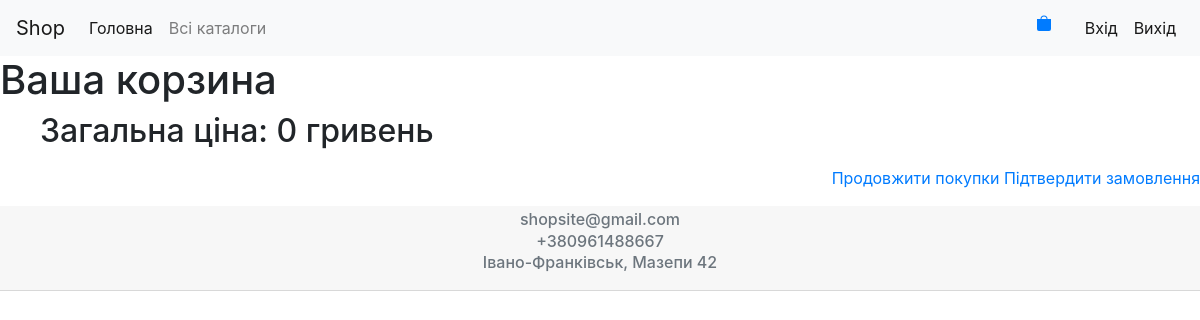
Page /cart/ on the earlier database version.
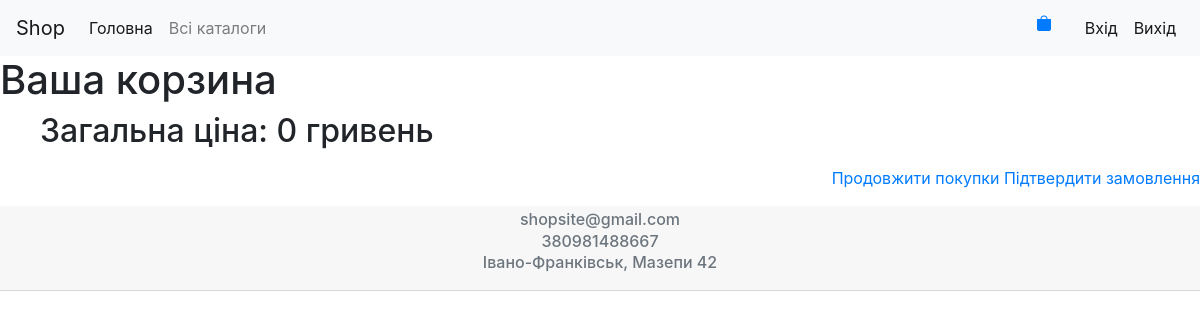
Same page on the later database version.
### contact_shop/models.py (models this page shows)
class Contact(models.Model):
    email = models.EmailField(verbose_name='Електронний адрес')
    number_tel = PhoneField(max_length=13, verbose_name='Номер телефону')
    address = models.CharField(max_length=30, verbose_name='Адреса')
    class Meta:
        verbose_name = 'Контактна інформація'
        verbose_name_plural = 'Контактна інформація'

### cart/views.py (the view)
# urls.py: path('', views.cart_detail, name='cart_detail'),
def cart_detail(request):
    cart = Cart(request)
    return render(request, 'cart/detail.html', {'cart': cart, 'total_price': cart.get_total_price()})

### cart/cart.py (called while the page is built)
    def __len__(self):
        return sum(item['quantity'] for item in self.cart.values())

    def get_total_price(self):
        return sum(
            (float(item['price'].replace(',', '').replace('.', ''))) / 10 * item['quantity'] for
            item in
            self.cart.values())

### contact_shop/context_processors.py (called while the page is built)
def contact_info(request):
    return {'contact_info': Contact.objects.all()}

### cart/templates/cart/detail.html (shortened to what this page needs)
{% extends "mainsite/base.html" %}
{% load static %}
{% block content %}
    <h1>Ваша корзина</h1>
    <ul>
    <h2>Загальна ціна: {{ total_price }} гривень</h2>
    </ul>
    <p class="text-right">
        <a href="{% url "mainsite:main" %}" class="button light">Продовжити покупки</a>
        <a href="{% url "order:order_create" %}" class="button">Підтвердити замовлення</a>
    </p>
{% endblock %}

### mainsite/templates/mainsite/footer.html
<div class="card-header" style="text-align: center; /* Фиксированное положение */
    left: 0; bottom: 0;
    padding: 10px;
    width: 100%;
    ">
    {% if contact_info %}
        <ul class="list-group list-group-flush;">
            {% for contacts in contact_info %}
                <li><h6 class="card-subtitle mb-2 text-muted">{{ contacts.email }}</h6></li>
                <li><h6 class="card-subtitle mb-2 text-muted">{{ contacts.number_tel }}</h6></li>
                <li><h6 class="card-subtitle mb-2 text-muted">{{ contacts.address }}</h6></li>
            {% endfor %}
        </ul>
    {% endif %}
</div>

Differences in the rows shown:
changed Contact "shopsite@gmail.com": number_tel "+380961488667" → "380981488667"
